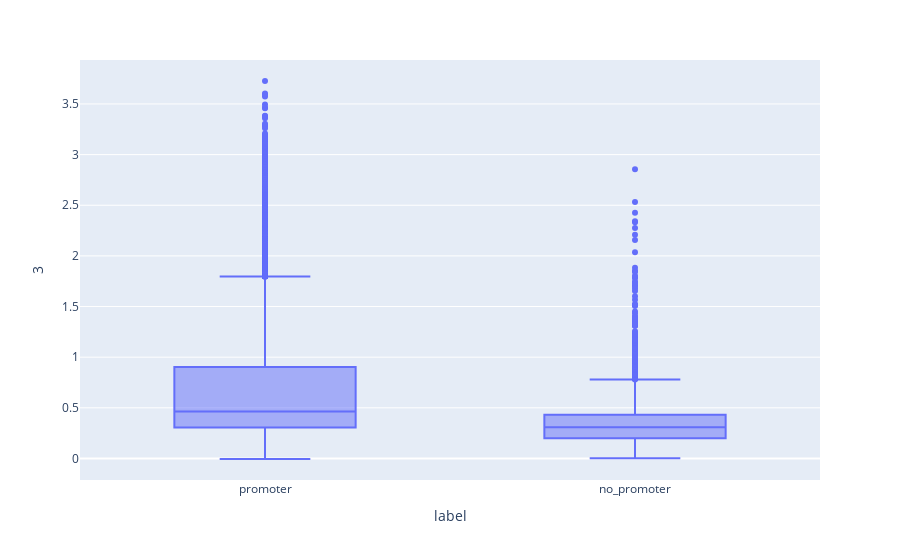

Write notebook code for a chart like this one.
### Code cell
import plotly.express as px
#df = px.data.tips()
fig = px.box(data, x="label", y=3)
fig.show()

### Figure 1 — Plotly figure (JSON) as saved in the notebook; plotly's stock layout.template omitted (floating-point values rounded to 4 significant figures; data arrays with more than 128 entries replaced by an {"elided": "..."} marker saying what was removed)
{"data": [{"alignmentgroup": "True", "hovertemplate": "label=%{x}<br>3=%{y}<extra></extra>", "legendgroup": "", "marker": {"color": "#636efa"}, "name": "", "notched": false, "offsetgroup": "", "orientation": "v", "showlegend": false, "type": "box", "x": {"elided": "18978 str values"}, "x0": " ", "xaxis": "x", "y": {"elided": "18978 float values"}, "y0": " ", "yaxis": "y"}], "layout": {"autosize": true, "boxmode": "group", "legend": {"tracegroupgap": 0}, "margin": {"t": 60}, "xaxis": {"anchor": "y", "autorange": true, "domain": [0, 1], "range": [-0.5, 1.5], "title": {"text": "label"}, "type": "category"}, "yaxis": {"anchor": "x", "autorange": true, "domain": [0, 1], "range": [-0.2126, 3.934], "title": {"text": "3"}, "type": "linear"}}}
